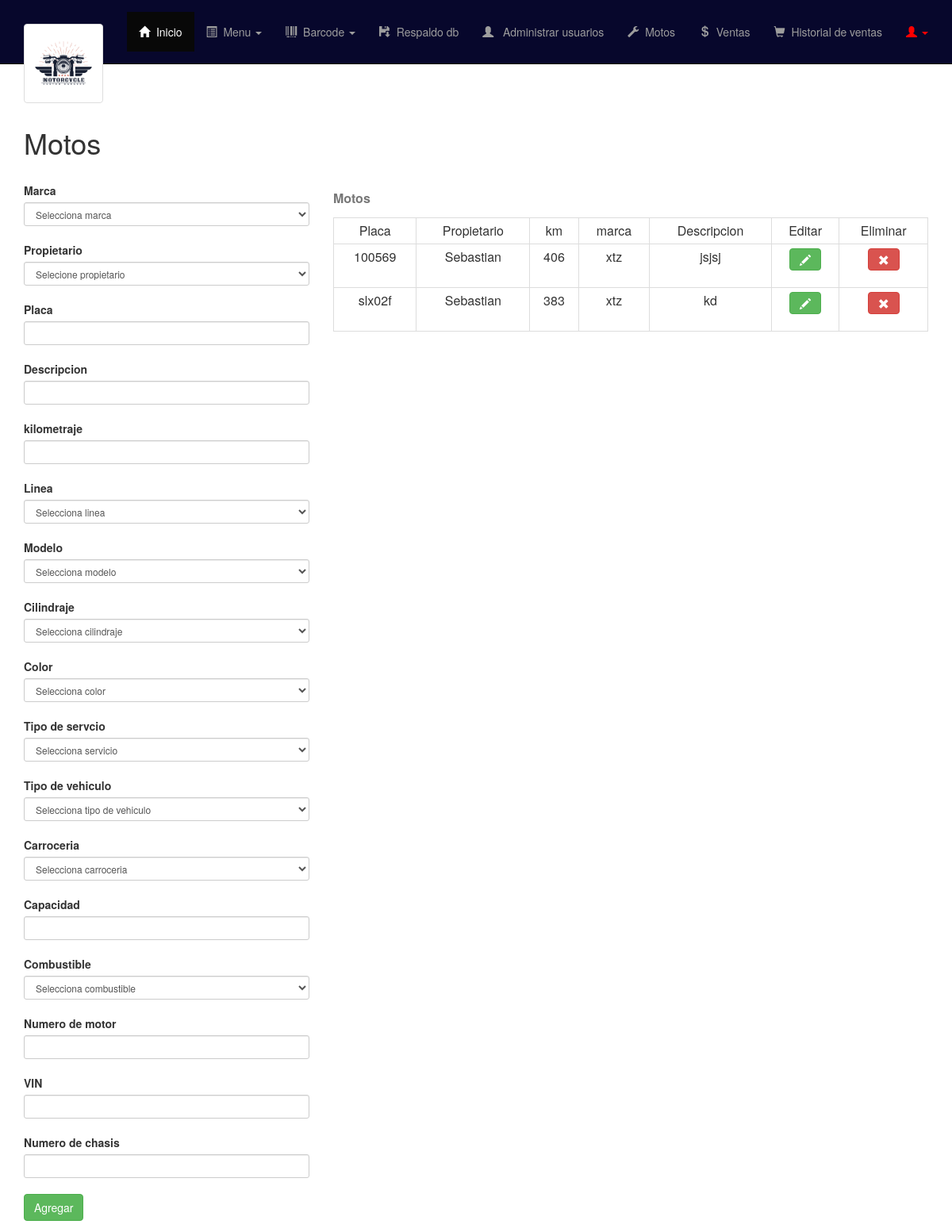
The app's page /vist/admin/motos.php (signed in), older data.
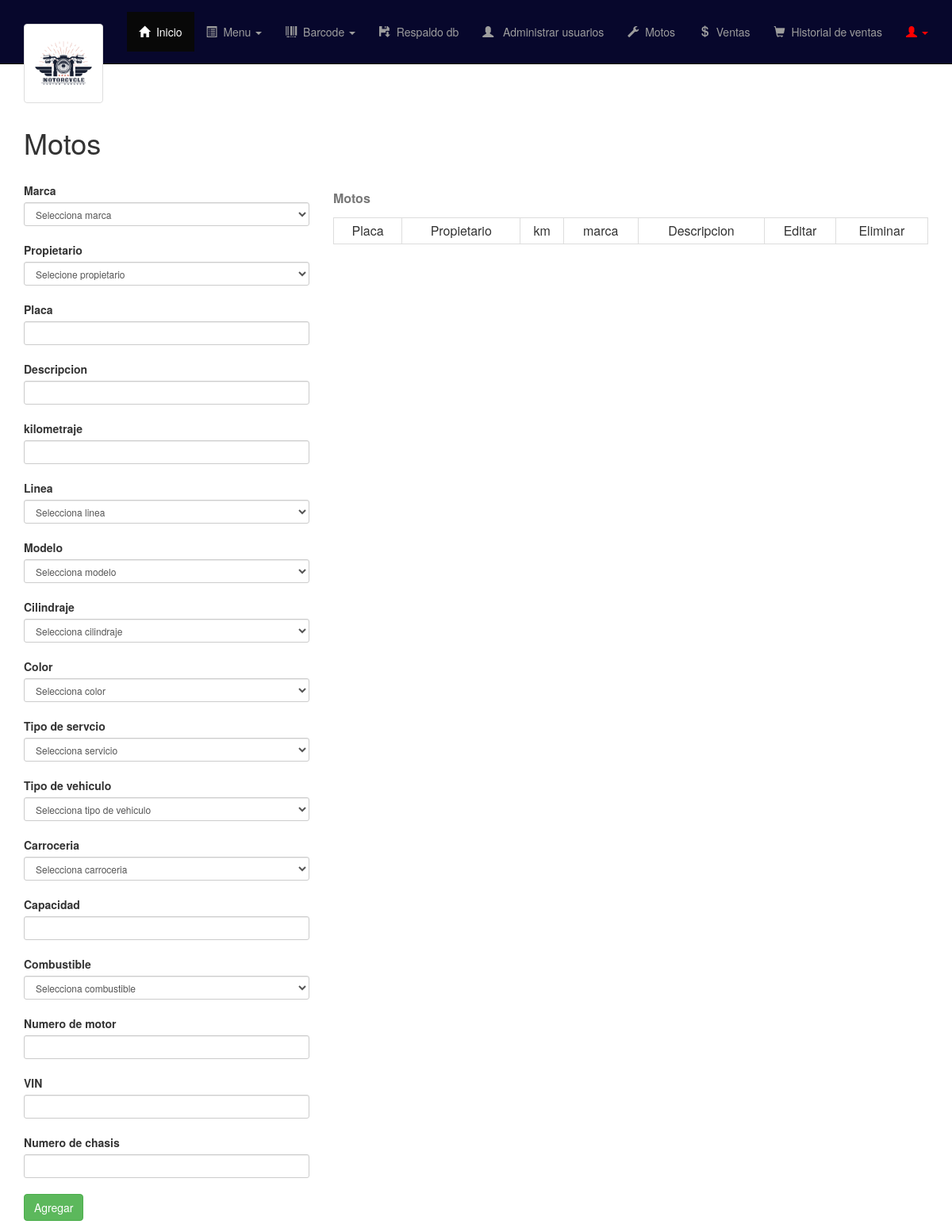
The same page, newer data.
### tables this page shows
CREATE TABLE `moto` (
  `placa` varchar(8) NOT NULL,
  `id_marca` int(11) NOT NULL,
  `descripcion` varchar(90) DEFAULT NULL,
  `documento` int(11) NOT NULL,
  `km` int(11) NOT NULL,
  `ultimo_cambio` date DEFAULT NULL,
  `proximo_cambio_km` int(11) DEFAULT NULL,
  `proximo_cambio_fecha` date DEFAULT NULL,
  `id_linea` int(11) NOT NULL,
  `id_modelo` int(11) NOT NULL,
  `id_cilindraje` int(11) NOT NULL,
  `id_color` int(11) NOT NULL,
  `id_tip_servicio` int(11) NOT NULL,
  `id_clase` int(11) NOT NULL,
  `id_carroceria` int(11) NOT NULL,
  `capacidad` tinyint(2) NOT NULL,
  `id_combustible` int(11) NOT NULL,
  `numero_motor` varchar(20) NOT NULL,
  `vin` varchar(20) NOT NULL,
  `numero_chasis` varchar(20) NOT NULL,
  `barcode` varchar(100) NOT NULL
);

CREATE TABLE `usuarios` (
  `documento` int(11) NOT NULL,
  `nombre_completo` varchar(100) NOT NULL,
  `telefono` varchar(10) NOT NULL,
  `email` varchar(40) NOT NULL,
  `fecha_usu` date NOT NULL,
  `usuario` varchar(15) NOT NULL,
  `password` varchar(100) NOT NULL,
  `id_tip_usu` int(11) NOT NULL,
  `id_estado` int(11) NOT NULL
);

CREATE TABLE `marca` (
  `id_marca` int(11) NOT NULL,
  `marca` varchar(100) NOT NULL
);

### vist/admin/motos.php (the view, shortened to what the changed rows need)
<?php
include "../../controller/styles/dependencias.php";
?>
<!DOCTYPE html>
<html lang="es">
<head>
    <?php require_once "navbar.php"  ?>
</head>
<body>
		<div class="container">
			<h1>Motos</h1>
            <br>
			<div class="row">
				<div class="col-sm-8">
					<div id="tablaArticulosLoad">
                    <?php require_once "tabla_motos.php";
                           ?>
                    </div>
				</div>
			</div>
		</div>
<body>
<head>
</html>

### vist/admin/tabla_motos.php (shortened to what the changed rows need)
<?php
    $db = new Database();
    $conectar= $db->conectar();
    $consul=$conectar->prepare("SELECT * From moto INNER JOIN usuarios ON moto.documento=usuarios.documento INNER JOIN marca on moto.id_marca=marca.id_marca");
    $consul->execute();
?>
    <table class="table table-hover table-condensed table-bordered" style="text-align: center;">
	<caption><label>Motos</label></caption>
	<?php foreach($consul as $produ) {
        ?>
	<tr>
		<td><?php echo $produ['placa']; ?></td>
		<td><?php echo $produ['nombre_completo']; ?></td>
		<td><?php echo $produ['km']; ?></td>
		<td><?php echo $produ['marca']; ?></td>
        <td><?php echo $produ['descripcion']; ?></td>
		<td>
        <form method="get" action="actualizarmotos.php">
        <button type="submit" data-toggle="modal" data-target="#abremodalUpdateArticulo" class="btn btn-success btn-s">
				<span class="glyphicon glyphicon-pencil"></span>
        </button>
        </form>
		</td>
		<td>
        <form method="post"  action="eliminarmotos.php" >
			<button type="submit" class="btn btn-danger btn-s" onclick="return ConfirmDelete()" >
				<span class="glyphicon glyphicon-remove"></span>
            </button>
			</form>
		</td>
	</tr>
<?php } ?>
</table>

Row changes from the older to the newer data that the page shows:
removed moto: placa "100569", documento.nombre_completo "Sebastian", km "406", id_marca.marca "xtz", descripcion "jsjsj"
removed moto: placa "slx02f", documento.nombre_completo "Sebastian", km "383", id_marca.marca "xtz", descripcion "kd"
